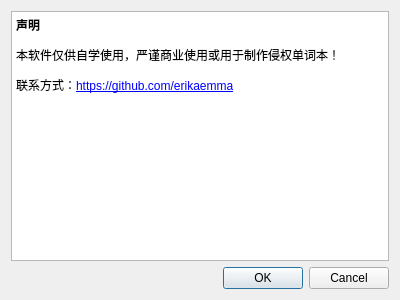
<?xml version="1.0" encoding="UTF-8"?>
<ui version="4.0">
 <class>AboutDialog</class>
 <widget class="QDialog" name="AboutDialog">
  <property name="geometry">
   <rect>
    <x>0</x>
    <y>0</y>
    <width>400</width>
    <height>300</height>
   </rect>
  </property>
  <property name="windowTitle">
   <string>关于</string>
  </property>
  <layout class="QVBoxLayout" name="verticalLayout">
   <item>
    <widget class="QTextEdit" name="textEdit">
     <property name="enabled">
      <bool>true</bool>
     </property>
     <property name="html">
      <string>&lt;!DOCTYPE HTML PUBLIC &quot;-//W3C//DTD HTML 4.0//EN&quot; &quot;http://www.w3.org/TR/REC-html40/strict.dtd&quot;&gt;
&lt;html&gt;&lt;head&gt;&lt;meta name=&quot;qrichtext&quot; content=&quot;1&quot; /&gt;&lt;style type=&quot;text/css&quot;&gt;
p, li { white-space: pre-wrap; }
&lt;/style&gt;&lt;/head&gt;&lt;body style=&quot; font-family:'SimSun'; font-size:9pt; font-weight:400; font-style:normal;&quot;&gt;
&lt;p style=&quot; margin-top:0px; margin-bottom:0px; margin-left:0px; margin-right:0px; -qt-block-indent:0; text-indent:0px;&quot;&gt;&lt;span style=&quot; font-weight:600;&quot;&gt;声明&lt;/span&gt;&lt;/p&gt;
&lt;p style=&quot; margin-top:12px; margin-bottom:12px; margin-left:0px; margin-right:0px; -qt-block-indent:0; text-indent:0px;&quot;&gt;本软件仅供自学使用，严谨商业使用或用于制作侵权单词本！&lt;/p&gt;
&lt;p style=&quot; margin-top:12px; margin-bottom:12px; margin-left:0px; margin-right:0px; -qt-block-indent:0; text-indent:0px;&quot;&gt;联系方式：&lt;a href=&quot;https://github.com/erikaemma&quot;&gt;&lt;span style=&quot; text-decoration: underline; color:#0000ff;&quot;&gt;https://github.com/erikaemma&lt;/span&gt;&lt;/a&gt;&lt;/p&gt;&lt;/body&gt;&lt;/html&gt;</string>
     </property>
    </widget>
   </item>
   <item>
    <widget class="QDialogButtonBox" name="buttonBox">
     <property name="orientation">
      <enum>Qt::Horizontal</enum>
     </property>
     <property name="standardButtons">
      <set>QDialogButtonBox::Cancel|QDialogButtonBox::Ok</set>
     </property>
    </widget>
   </item>
  </layout>
 </widget>
 <resources/>
 <connections>
  <connection>
   <sender>buttonBox</sender>
   <signal>accepted()</signal>
   <receiver>AboutDialog</receiver>
   <slot>accept()</slot>
   <hints>
    <hint type="sourcelabel">
     <x>248</x>
     <y>254</y>
    </hint>
    <hint type="destinationlabel">
     <x>157</x>
     <y>274</y>
    </hint>
   </hints>
  </connection>
  <connection>
   <sender>buttonBox</sender>
   <signal>rejected()</signal>
   <receiver>AboutDialog</receiver>
   <slot>reject()</slot>
   <hints>
    <hint type="sourcelabel">
     <x>316</x>
     <y>260</y>
    </hint>
    <hint type="destinationlabel">
     <x>286</x>
     <y>274</y>
    </hint>
   </hints>
  </connection>
 </connections>
</ui>
